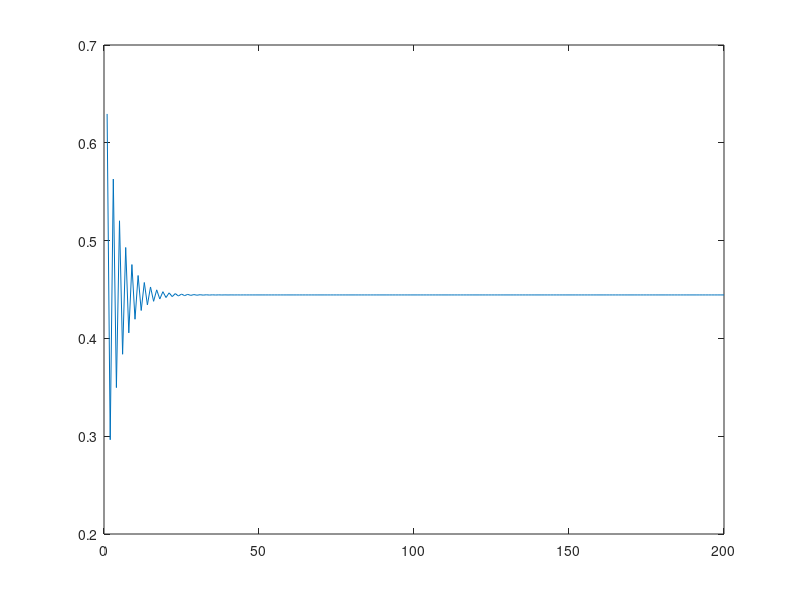
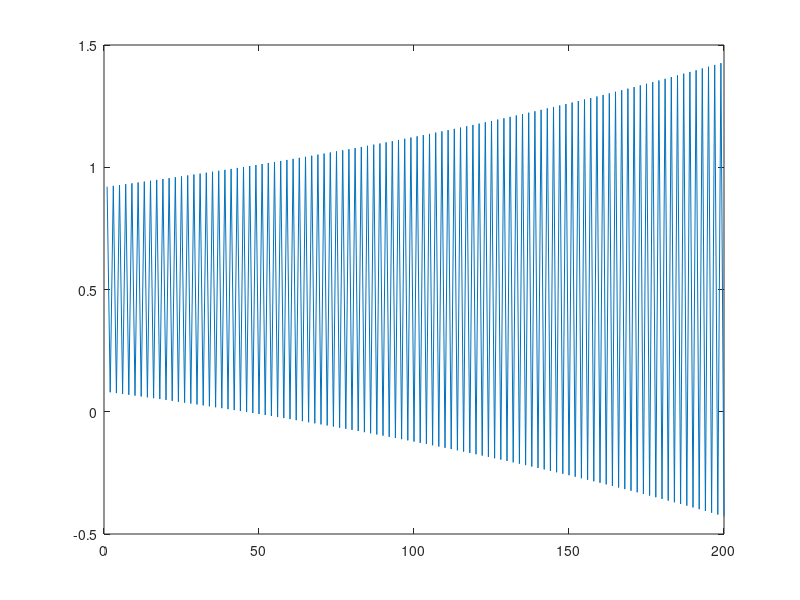
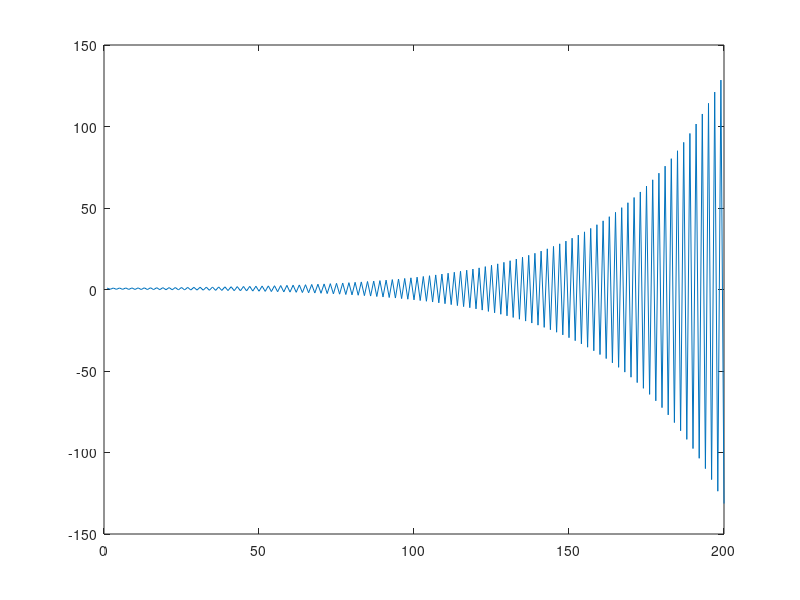

These figures' MATLAB source, in order:
% Hmwk 3 
clear all

nmax = 200;
mu1 = 0.8;
mu2 = 1.004;
mu3 = 1.03;

x(1) = rand;
y(1) = rand;
z(1) = rand;

if (x(1) <= 0.5 )
   for i = [1 : nmax - 1] 
      x(i+1) = mu1*x(i); 
   end
else
    for a = [1 : nmax - 1]
       x(a+1) = mu1*(1-x(a)); 
    end
end
figure(1)
plot(1:nmax,x)

% Mu 2
if (y(1) <= 0.5 )
   for j = [1 : nmax - 1] 
      y(j+1) = mu2*y(j); 
   end
else
    for b = [1 : nmax - 1]
       y(b+1) = mu2*(1-y(b)); 
    end
end
figure(2)
plot(1:nmax,y)

% Mu 3
if (z(1) <= 0.5 )
   for k = [1 : nmax - 1] 
      z(k+1) = mu3*z(k); 
   end
else
    for c = [1 : nmax - 1]
       z(c+1) = mu3*(1-z(c)); 
    end
end
figure(3)
plot(1:nmax,z)
